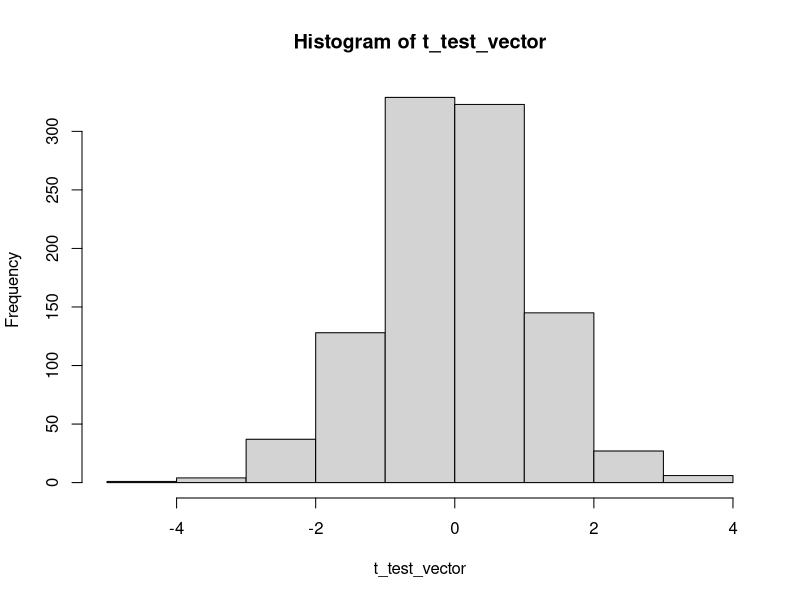

Here is the R script that generated this plot:
# Clear the workspace
rm(list=ls())
cat("\014") 

# Load packages
library(gtools)

# Set random seed for reproducibility
set.seed(47)

# Permutations test Null hypothesis each permutation is equially likely, that would imply 
# independance, so we permute a lot of times and calculate the statistic

# Number of generated points
N=10
M=10

# take samples from the gaussians N(0,1), N(1,1) to generate data
# Generate N and M data points
X1 = rnorm(N, 0, 1)
X2 = rnorm(M, 1, 1)

# Compute the mean of X1 and X2
meanX1 = mean(X1)
meanX2 = mean(X2)

# Calculate original t-test
orig_t_test = t.test(X1, X2)$statistic

# Combine X1 and X2 to calculate Z(N+M)
Z_NM = c(X1, X2)

t_test_vector = numeric()
for (i in 1:1000){
  #set.seed(i)
  
  # Permute Z_NM
  perm_Z_NM = permute(Z_NM)
  
  # Split the permuted sample
  X1_perm = perm_Z_NM[1:10]
  X2_perm = perm_Z_NM[11:20]
  
  # Calculate the new means and difference of the permuted sample
  meanX1_perm    = mean(X1_perm)
  meanX2_perm    = mean(X2_perm)
  current_t_test = t.test(X1_perm, X2_perm, alternative = "two.sided")$statistic
  t_test_vector  = append(t_test_vector, current_t_test)
}

# Compute a histogram of the test statistic
hist(t_test_vector)

# Compute the quantiles
quantile(t_test_vector, probs = c(0.025, 0.975))
orig_t_test